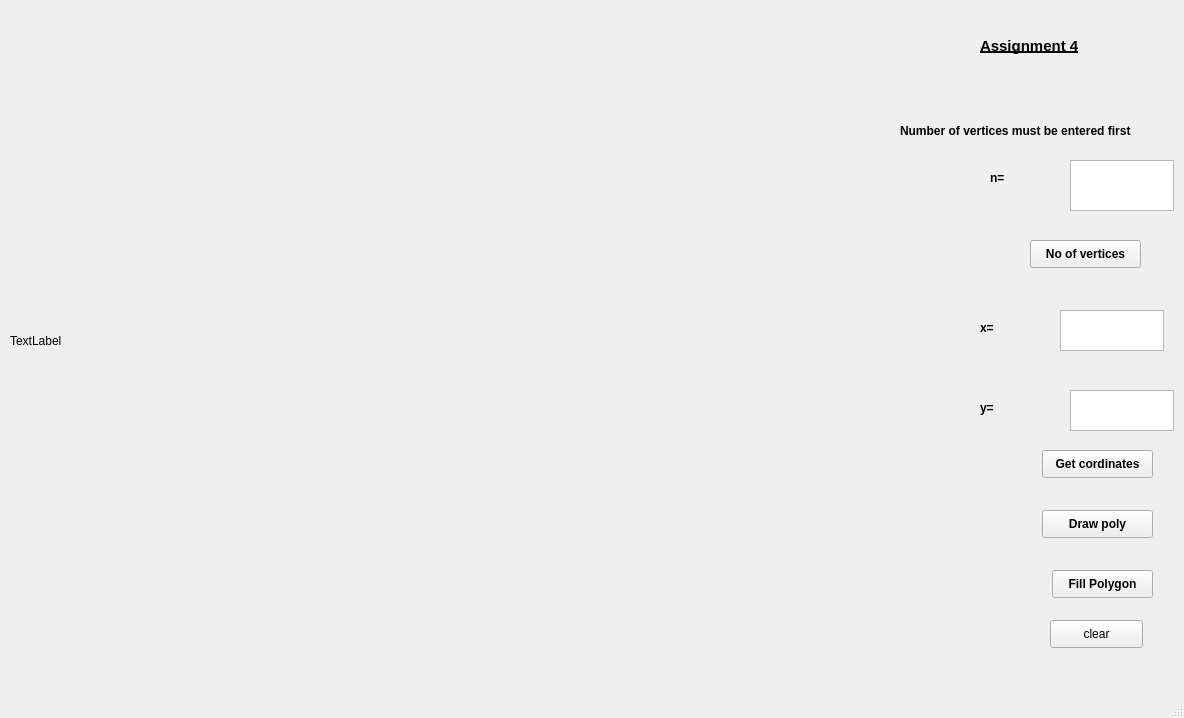
<?xml version="1.0" encoding="UTF-8"?>
<ui version="4.0">
 <class>MainWindow</class>
 <widget class="QMainWindow" name="MainWindow">
  <property name="geometry">
   <rect>
    <x>0</x>
    <y>0</y>
    <width>1184</width>
    <height>718</height>
   </rect>
  </property>
  <property name="windowTitle">
   <string>MainWindow</string>
  </property>
  <widget class="QWidget" name="centralwidget">
   <widget class="QLabel" name="label">
    <property name="geometry">
     <rect>
      <x>10</x>
      <y>10</y>
      <width>961</width>
      <height>661</height>
     </rect>
    </property>
    <property name="text">
     <string>TextLabel</string>
    </property>
   </widget>
   <widget class="QLabel" name="label_2">
    <property name="geometry">
     <rect>
      <x>980</x>
      <y>320</y>
      <width>55</width>
      <height>16</height>
     </rect>
    </property>
    <property name="font">
     <font>
      <weight>75</weight>
      <bold>true</bold>
     </font>
    </property>
    <property name="text">
     <string>x=</string>
    </property>
   </widget>
   <widget class="QLabel" name="label_3">
    <property name="geometry">
     <rect>
      <x>980</x>
      <y>400</y>
      <width>55</width>
      <height>16</height>
     </rect>
    </property>
    <property name="font">
     <font>
      <weight>75</weight>
      <bold>true</bold>
     </font>
    </property>
    <property name="text">
     <string>y=</string>
    </property>
   </widget>
   <widget class="QTextEdit" name="textEdit">
    <property name="geometry">
     <rect>
      <x>1060</x>
      <y>310</y>
      <width>104</width>
      <height>41</height>
     </rect>
    </property>
   </widget>
   <widget class="QTextEdit" name="textEdit_2">
    <property name="geometry">
     <rect>
      <x>1070</x>
      <y>390</y>
      <width>104</width>
      <height>41</height>
     </rect>
    </property>
   </widget>
   <widget class="QPushButton" name="pushButton">
    <property name="geometry">
     <rect>
      <x>1042</x>
      <y>450</y>
      <width>111</width>
      <height>28</height>
     </rect>
    </property>
    <property name="font">
     <font>
      <weight>75</weight>
      <bold>true</bold>
     </font>
    </property>
    <property name="text">
     <string>Get cordinates</string>
    </property>
   </widget>
   <widget class="QLabel" name="label_4">
    <property name="geometry">
     <rect>
      <x>990</x>
      <y>170</y>
      <width>55</width>
      <height>16</height>
     </rect>
    </property>
    <property name="font">
     <font>
      <weight>75</weight>
      <bold>true</bold>
     </font>
    </property>
    <property name="text">
     <string>n=</string>
    </property>
   </widget>
   <widget class="QTextEdit" name="textEdit_3">
    <property name="geometry">
     <rect>
      <x>1070</x>
      <y>160</y>
      <width>104</width>
      <height>51</height>
     </rect>
    </property>
   </widget>
   <widget class="QPushButton" name="pushButton_2">
    <property name="geometry">
     <rect>
      <x>1042</x>
      <y>510</y>
      <width>111</width>
      <height>28</height>
     </rect>
    </property>
    <property name="font">
     <font>
      <weight>75</weight>
      <bold>true</bold>
     </font>
    </property>
    <property name="text">
     <string>Draw poly</string>
    </property>
   </widget>
   <widget class="QPushButton" name="pushButton_3">
    <property name="geometry">
     <rect>
      <x>1030</x>
      <y>240</y>
      <width>111</width>
      <height>28</height>
     </rect>
    </property>
    <property name="font">
     <font>
      <weight>75</weight>
      <bold>true</bold>
     </font>
    </property>
    <property name="text">
     <string>No of vertices</string>
    </property>
   </widget>
   <widget class="QPushButton" name="pushButton_4">
    <property name="geometry">
     <rect>
      <x>1052</x>
      <y>570</y>
      <width>101</width>
      <height>28</height>
     </rect>
    </property>
    <property name="font">
     <font>
      <weight>75</weight>
      <bold>true</bold>
     </font>
    </property>
    <property name="text">
     <string>Fill Polygon</string>
    </property>
   </widget>
   <widget class="QLabel" name="label_5">
    <property name="geometry">
     <rect>
      <x>900</x>
      <y>100</y>
      <width>271</width>
      <height>61</height>
     </rect>
    </property>
    <property name="font">
     <font>
      <weight>75</weight>
      <bold>true</bold>
     </font>
    </property>
    <property name="text">
     <string>Number of vertices must be entered first</string>
    </property>
   </widget>
   <widget class="QLabel" name="label_6">
    <property name="geometry">
     <rect>
      <x>980</x>
      <y>20</y>
      <width>131</width>
      <height>51</height>
     </rect>
    </property>
    <property name="font">
     <font>
      <pointsize>11</pointsize>
      <weight>75</weight>
      <bold>true</bold>
      <underline>true</underline>
     </font>
    </property>
    <property name="text">
     <string>Assignment 4</string>
    </property>
   </widget>
   <widget class="QPushButton" name="pushButton_5">
    <property name="geometry">
     <rect>
      <x>1050</x>
      <y>620</y>
      <width>93</width>
      <height>28</height>
     </rect>
    </property>
    <property name="text">
     <string>clear</string>
    </property>
   </widget>
  </widget>
  <widget class="QMenuBar" name="menubar">
   <property name="geometry">
    <rect>
     <x>0</x>
     <y>0</y>
     <width>1184</width>
     <height>26</height>
    </rect>
   </property>
  </widget>
  <widget class="QStatusBar" name="statusbar"/>
 </widget>
 <resources/>
 <connections/>
</ui>
